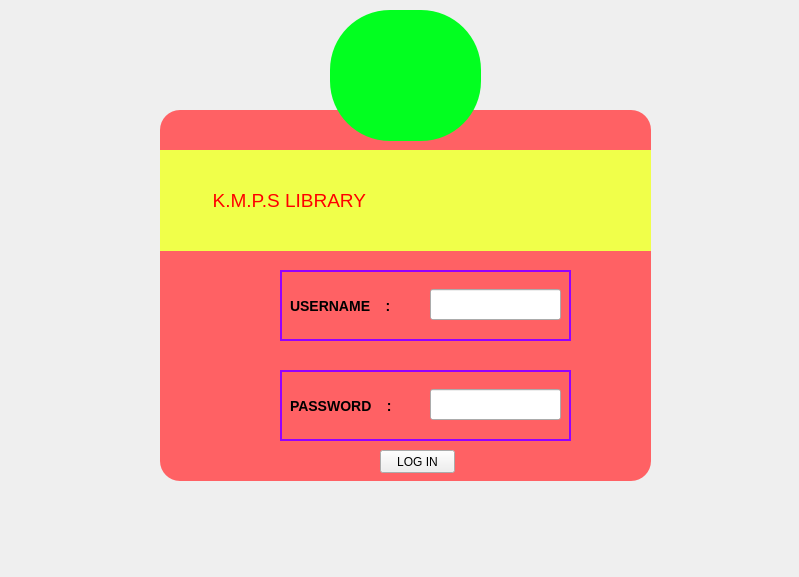
<?xml version="1.0" encoding="UTF-8"?>
<ui version="4.0">
 <class>pass_window</class>
 <widget class="QMainWindow" name="pass_window">
  <property name="geometry">
   <rect>
    <x>0</x>
    <y>0</y>
    <width>799</width>
    <height>577</height>
   </rect>
  </property>
  <property name="minimumSize">
   <size>
    <width>799</width>
    <height>577</height>
   </size>
  </property>
  <property name="maximumSize">
   <size>
    <width>799</width>
    <height>577</height>
   </size>
  </property>
  <property name="windowTitle">
   <string>Login</string>
  </property>
  <property name="windowIcon">
   <iconset>
    <normaloff>images/library-logo-design-template-45579f2f9eaf725821b915b523f191eb_screen.jpg</normaloff>images/library-logo-design-template-45579f2f9eaf725821b915b523f191eb_screen.jpg</iconset>
  </property>
  <widget class="QWidget" name="centralwidget">
   <widget class="QLabel" name="label">
    <property name="geometry">
     <rect>
      <x>-10</x>
      <y>-10</y>
      <width>811</width>
      <height>591</height>
     </rect>
    </property>
    <property name="text">
     <string/>
    </property>
    <property name="pixmap">
     <pixmap>images/library.jpg</pixmap>
    </property>
    <property name="scaledContents">
     <bool>true</bool>
    </property>
   </widget>
   <widget class="QLabel" name="label_2">
    <property name="geometry">
     <rect>
      <x>160</x>
      <y>110</y>
      <width>491</width>
      <height>371</height>
     </rect>
    </property>
    <property name="styleSheet">
     <string notr="true">background-color:rgb(255, 97, 100);
color: rgb(255, 73, 76);
border-radius:20px;
opacity:0.6;
</string>
    </property>
    <property name="text">
     <string/>
    </property>
   </widget>
   <widget class="QLabel" name="label_3">
    <property name="geometry">
     <rect>
      <x>160</x>
      <y>150</y>
      <width>491</width>
      <height>101</height>
     </rect>
    </property>
    <property name="styleSheet">
     <string notr="true">color:rgb(255, 0, 0);
font-size:19px;
background:rgb(240, 255, 74);

font: 20pt &quot;MV Boli&quot;;</string>
    </property>
    <property name="text">
     <string>          K.M.P.S LIBRARY </string>
    </property>
   </widget>
   <widget class="QLabel" name="label_4">
    <property name="geometry">
     <rect>
      <x>290</x>
      <y>290</y>
      <width>111</width>
      <height>31</height>
     </rect>
    </property>
    <property name="styleSheet">
     <string notr="true">font: 14px;
color:black;
font-weight: bold;</string>
    </property>
    <property name="text">
     <string>USERNAME    :</string>
    </property>
   </widget>
   <widget class="QLabel" name="label_5">
    <property name="geometry">
     <rect>
      <x>290</x>
      <y>390</y>
      <width>111</width>
      <height>31</height>
     </rect>
    </property>
    <property name="styleSheet">
     <string notr="true">font: 14px;
color:black;
font-weight: bold;</string>
    </property>
    <property name="text">
     <string>PASSWORD    :</string>
    </property>
   </widget>
   <widget class="QLabel" name="label_6">
    <property name="geometry">
     <rect>
      <x>280</x>
      <y>270</y>
      <width>291</width>
      <height>71</height>
     </rect>
    </property>
    <property name="styleSheet">
     <string notr="true">border-style:solid;
border-width:2px;
border-color:rgb(149, 0, 255);
border</string>
    </property>
    <property name="text">
     <string/>
    </property>
   </widget>
   <widget class="QLabel" name="label_7">
    <property name="geometry">
     <rect>
      <x>280</x>
      <y>370</y>
      <width>291</width>
      <height>71</height>
     </rect>
    </property>
    <property name="styleSheet">
     <string notr="true">border-style:solid;
border-width:2px;
border-color:rgb(149, 0, 255);
border</string>
    </property>
    <property name="text">
     <string/>
    </property>
   </widget>
   <widget class="QLineEdit" name="lineEdit">
    <property name="geometry">
     <rect>
      <x>430</x>
      <y>289</y>
      <width>131</width>
      <height>31</height>
     </rect>
    </property>
   </widget>
   <widget class="QLineEdit" name="lineEdit_2">
    <property name="geometry">
     <rect>
      <x>430</x>
      <y>389</y>
      <width>131</width>
      <height>31</height>
     </rect>
    </property>
   </widget>
   <widget class="QLabel" name="label_8">
    <property name="geometry">
     <rect>
      <x>360</x>
      <y>30</y>
      <width>91</width>
      <height>81</height>
     </rect>
    </property>
    <property name="text">
     <string/>
    </property>
    <property name="pixmap">
     <pixmap>images/Logo.png</pixmap>
    </property>
    <property name="scaledContents">
     <bool>true</bool>
    </property>
   </widget>
   <widget class="QLabel" name="label_9">
    <property name="geometry">
     <rect>
      <x>330</x>
      <y>10</y>
      <width>151</width>
      <height>131</height>
     </rect>
    </property>
    <property name="styleSheet">
     <string notr="true">background-color:rgb(2, 255, 32);
border-radius:60px</string>
    </property>
    <property name="text">
     <string/>
    </property>
   </widget>
   <widget class="QPushButton" name="pushButton">
    <property name="geometry">
     <rect>
      <x>380</x>
      <y>450</y>
      <width>75</width>
      <height>23</height>
     </rect>
    </property>
    <property name="styleSheet">
     <string notr="true">color:red;
background-color:rgb(103, 255, 116);
font-weight:bold;
hover{
background-color:rgb(255, 112, 241);
}</string>
    </property>
    <property name="text">
     <string>LOG IN</string>
    </property>
   </widget>
   <zorder>label</zorder>
   <zorder>label_2</zorder>
   <zorder>label_3</zorder>
   <zorder>label_4</zorder>
   <zorder>label_5</zorder>
   <zorder>label_6</zorder>
   <zorder>label_7</zorder>
   <zorder>lineEdit</zorder>
   <zorder>lineEdit_2</zorder>
   <zorder>label_9</zorder>
   <zorder>label_8</zorder>
   <zorder>pushButton</zorder>
  </widget>
 </widget>
 <resources/>
 <connections/>
</ui>
